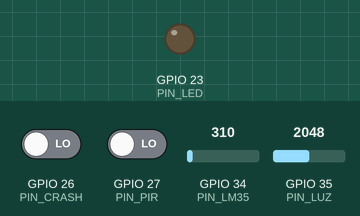
This sketch was run on a simulated ESP32. Shown: output pins drawn as LEDs (lit = HIGH). The inputs (shaded band) are chosen by the test bench; at power-on: GPIO 26 (PIN_CRASH) LOW, GPIO 27 (PIN_PIR) LOW, GPIO 34 (PIN_LM35) = 310, GPIO 35 (PIN_LUZ) = 2048. WiFi joins after 1.5 s; servers stay silent unless stated; what the sketch prints to the serial monitor is not drawn.

Above: at 2.7 s.
2.8 s: GPIO 26 (PIN_CRASH) driven HIGH
At 3.6 s:
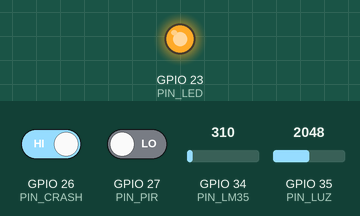
Timing chart, 0 to 5.8 s (numbered marks = the images above; inputs shaded):
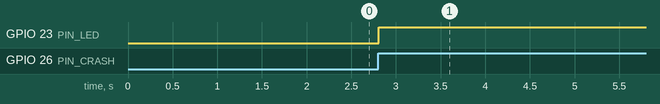

Measured:
- after the input at 2.8 s, GPIO 23 (PIN_LED): LOW → HIGH at once

The sketch:

issue5.ino
```cpp
// v5_crash_led.ino
// Issue #5 — Crash sensor + LED groc — emergència
// S'afegeix: lectura crash sensor i control del LED

#include <WiFi.h>
#include <WebServer.h>

const char* ssid     = "iPhone de Arturo";
const char* password = "arturo12";

#define PIN_LM35    34
#define PIN_PIR     27
#define PIN_LUZ     35
#define PIN_CRASH   26
#define PIN_LED     23

#define TEMP_MAX  26.0
#define LUZ_MIN   20.0

WebServer server(80);

float  g_temp       = 0.0;
float  g_llum       = 0.0;
bool   g_ocupat     = false;
bool   g_emergencia = false;
bool   g_ledOn      = false;
String g_estat      = "apagat";

float llegirTemp()  { int r = analogRead(PIN_LM35); return r * (3.3/4095.0) * 100.0; }
float llegirLlum()  { return (analogRead(PIN_LUZ) / 4095.0) * 100.0; }
bool  llegirPIR()   { return digitalRead(PIN_PIR)   == HIGH; }

// Crash sensor: HIGH actiu (sense INPUT_PULLUP)
// ⚠️ Verificar al hardware físic
bool llegirCrash() {
  return digitalRead(PIN_CRASH) == HIGH;
}

void setLED(bool on) {
  digitalWrite(PIN_LED, on ? HIGH : LOW);
  g_ledOn = on;
  g_estat = on ? "ences" : "apagat";
}

void handleRoot() {
  String msg  = "Emergencia: " + String(g_emergencia ? "SI" : "NO") + "\n";
         msg += "LED: " + g_estat;
  server.send(200, "text/plain", msg);
}

void handleReset() {
  g_emergencia = false;
  setLED(false);
  server.sendHeader("Location", "/");
  server.send(303);
}

void setup() {
  Serial.begin(115200);
  pinMode(PIN_PIR,   INPUT);
  pinMode(PIN_CRASH, INPUT);
  pinMode(PIN_LM35,  INPUT);
  pinMode(PIN_LUZ,   INPUT);
  pinMode(PIN_LED,   OUTPUT);
  setLED(false);

  WiFi.begin(ssid, password);
  Serial.print("Connectant al WiFi");
  while (WiFi.status() != WL_CONNECTED) { delay(500); Serial.print("."); }
  Serial.println();
  Serial.print("IP: ");
  Serial.println(WiFi.localIP());

  server.on("/",      handleRoot);
  server.on("/reset", handleReset);
  server.begin();
}

void loop() {
  server.handleClient();

  g_temp   = llegirTemp();
  g_llum   = llegirLlum();
  g_ocupat = llegirPIR();

  if (llegirCrash()) {
    g_emergencia = true;
    setLED(true);
    Serial.println("EMERGENCIA activada!");
  }

  delay(100);
}
```
